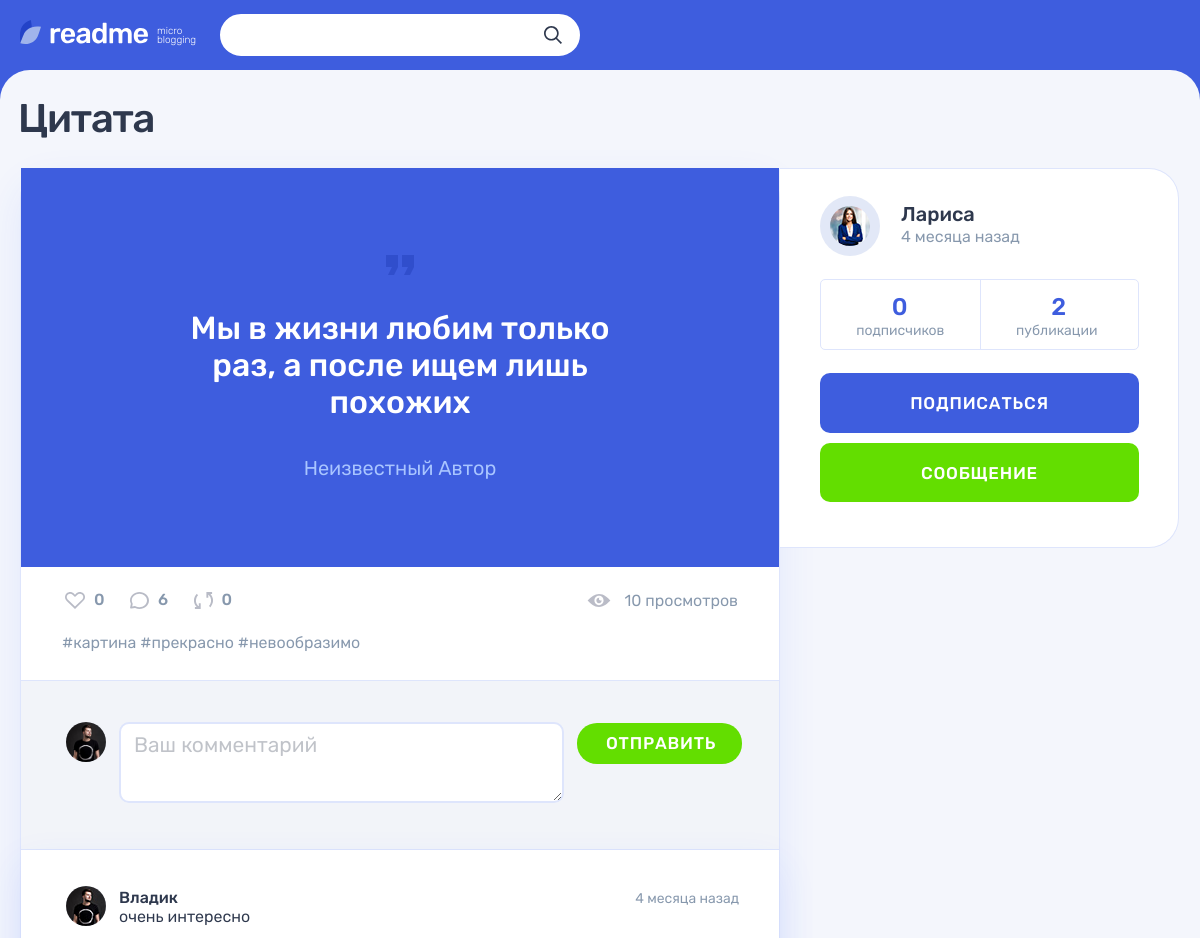
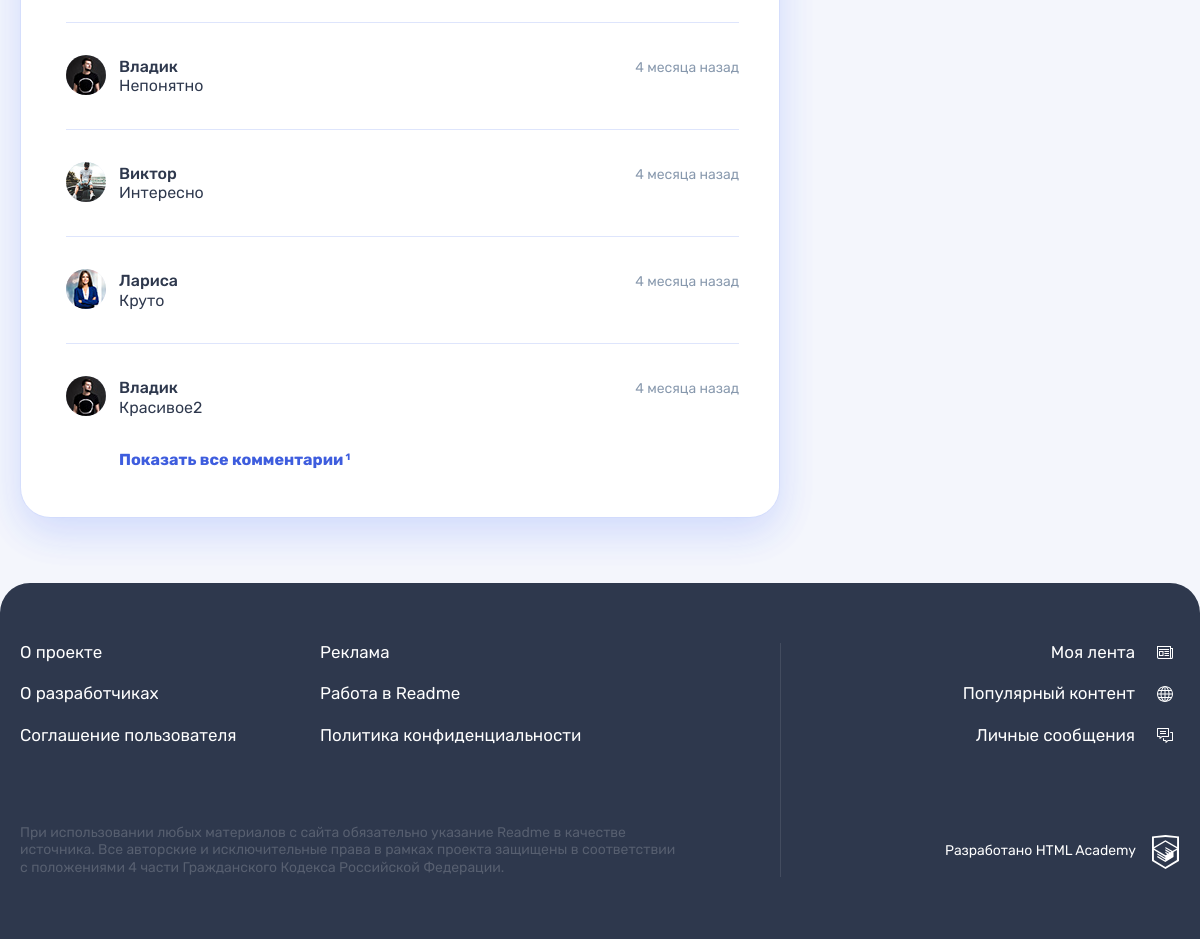
Screenshot of /post.php?id=1 (signed in) with the database file from the repository (2 pictures, top to bottom).
### tables this page shows
CREATE TABLE `posts`
(
    `id`               INT UNSIGNED                           NOT NULL AUTO_INCREMENT PRIMARY KEY,
    `created_at`       DATETIME     DEFAULT CURRENT_TIMESTAMP NOT NULL,
    `updated_at`       DATETIME     DEFAULT CURRENT_TIMESTAMP ON UPDATE CURRENT_TIMESTAMP,
    `title`            VARCHAR(255)                           NOT NULL,
    `content`          TEXT                                   NULL,
    `author_quote`     VARCHAR(255)                           NULL,  
    `image_url`        VARCHAR(2048)                          NULL,
    `video_url`        VARCHAR(2048)                          NULL,
    `website_url`      VARCHAR(2048)                          NULL,
    `views_count`      INT UNSIGNED DEFAULT 0,                       
    `repost_flag`      BOOL         DEFAULT FALSE,                   
    `original_post_id` INT UNSIGNED,                                 
    `user_id`          INT UNSIGNED                           NOT NULL,
    `type_id`          INT UNSIGNED                           NOT NULL,
    FOREIGN KEY (user_id) REFERENCES users (id),
    FOREIGN KEY (type_id) REFERENCES types (id)
);

CREATE TABLE `post_hashtags`
(
    `post_id`    INT UNSIGNED NOT NULL,
    `hashtag_id` INT UNSIGNED NOT NULL,
    PRIMARY KEY (post_id, hashtag_id),
    FOREIGN KEY (post_id) REFERENCES posts (id),
    FOREIGN KEY (hashtag_id) REFERENCES hashtags (id)
);

CREATE TABLE `hashtags`
(
    `id`         INT UNSIGNED                       NOT NULL AUTO_INCREMENT PRIMARY KEY,
    `title`      VARCHAR(255)                       NOT NULL,
    `created_at` DATETIME DEFAULT CURRENT_TIMESTAMP NOT NULL,
    `updated_at` DATETIME DEFAULT CURRENT_TIMESTAMP ON UPDATE CURRENT_TIMESTAMP
);

CREATE TABLE `comments`
(
    `id`         INT UNSIGNED                       NOT NULL AUTO_INCREMENT PRIMARY KEY,
    `created_at` DATETIME DEFAULT CURRENT_TIMESTAMP NOT NULL,
    `updated_at` DATETIME DEFAULT CURRENT_TIMESTAMP ON UPDATE CURRENT_TIMESTAMP,
    `content`    TEXT                               NOT NULL,
    `user_id`    INT UNSIGNED                       NOT NULL,
    `post_id`    INT UNSIGNED                       NOT NULL,
    FOREIGN KEY (user_id) REFERENCES users (id),
    FOREIGN KEY (post_id) REFERENCES posts (id)
);

CREATE TABLE `users`
(
    `id`         INT UNSIGNED                       NOT NULL AUTO_INCREMENT PRIMARY KEY,
    `email`      VARCHAR(255)                       NOT NULL,
    `login`      VARCHAR(255)                       NOT NULL,
    `password`   VARCHAR(255)                       NOT NULL,
    `avatar_url` VARCHAR(2048)                      NOT NULL,
    `created_at` DATETIME DEFAULT CURRENT_TIMESTAMP NOT NULL,
    `updated_at` DATETIME DEFAULT CURRENT_TIMESTAMP ON UPDATE CURRENT_TIMESTAMP
);

### functions/functions.php (called while the page is built, shortened)
<?php
function includeTemplate($name, array $data = [])
{
    $name = 'templates/' . $name;
    extract($data);
    require $name;
    $result = ob_get_clean();
    return $result;
}
function getNounPluralForm(int $number, string $one, string $two, string $many)
{
    $mod10 = $number % 10;
    $mod100 = $number % 100;
    switch (true) {
        case ($mod10 >= 2 && $mod10 <= 4):
            return $two;
        case ($mod100 >= 11 && $mod100 <= 20):
        case ($mod10 > 5):
        default:
            return $many;
    }
}
function publicationLife($publishTime)
{
    $differentTime = time() - strtotime($publishTime);
    switch (true) {
        case ($differentTime >= 2419200):
            $differentTime = floor($differentTime / 2419200);
            return "{$differentTime} " .
                getNounPluralForm(
                    $differentTime,
                    'месяц',
                    'месяца',
                    'месяцев'
                ) . " назад";
    }
}
function isShowAllComments(array $post)
{
    if (filter_input(INPUT_GET, "comments", FILTER_SANITIZE_STRING) != 'all' &&
        $post['count_post_comments'] >= COUNT_SHOW_COMMENTS) {
        return true;
    }
    return false;
}
function isErrorCss($errorField)
{
    $classname = isset($errorField) ? "form__input-section--error" : "";
    return $classname;
}
function htmlTime($publishTime):string
{
    return 'datetime="' . $publishTime . '" title="' . date('d.m.Y H:i', strtotime($publishTime)) . '"';
}

### post-page-helper.php (called while the page is built, shortened)
<?php
function handleMissingPost($connect, $title)
{
    try {
        $postId = filter_input(INPUT_GET, 'id', FILTER_SANITIZE_NUMBER_INT);
        return getPost($connect, $postId);
    } catch (Exception $e) {
        showNotFoundPage($title);
        exit();
    }
}

### sql-connect.php (called while the page is built, shortened)
<?php
function getPost($connect, $id)
{
    $sqlPostInfo = "SELECT
        posts.*,
        types.id AS 'type_id',
        types.title AS 'type_title',
        users.id AS 'user_id',
        users.login AS 'user_login',
        users.avatar_url AS 'user_avatar_url',
        users.created_at AS 'user_created_at',
        (SELECT COUNT(posts.id) FROM posts WHERE posts.user_id = users.id) AS 'count_user_posts',
        (SELECT COUNT(likes.user_id) FROM likes WHERE likes.post_id = posts.id) AS 'count_post_likes',
        (SELECT COUNT(subscriptions.subscriber_user_id) FROM subscriptions WHERE subscriptions.subscribed_to_user_id = users.id) AS 'count_user_subscribers',
        (SELECT COUNT(comments.id) FROM comments WHERE comments.post_id=posts.id) AS 'count_post_comments',
        (SELECT COUNT(posts.id) FROM posts WHERE posts.repost_flag = 1) AS 'count_post_reposts'
FROM posts
          INNER JOIN users ON posts.user_id = users.id
          INNER JOIN types ON posts.type_id = types.id
WHERE posts.id = $id";
    $resultPost = mysqli_query($connect, $sqlPostInfo);
    if ($post = mysqli_fetch_assoc($resultPost)) {
        return $post;
    }
    throw new Exception('Пост не найден');
}
function getPostHashtags($connect, $id)
{
    $sqlPostHashtags = "SELECT
        post_hashtags.post_id,
        post_hashtags.hashtag_id,
        hashtags.title AS 'hashtag_title'
FROM post_hashtags
        INNER JOIN hashtags ON post_hashtags.hashtag_id = hashtags.id
WHERE post_hashtags.post_id = $id";
    $resultPost = mysqli_query($connect, $sqlPostHashtags);
    return mysqli_fetch_all($resultPost, MYSQLI_ASSOC);
}
function getPostComments($connect, $id, $countComments)
{
    $limit = "";
    if ($countComments != 'all') {
        $limit = "LIMIT $countComments";
    }
    $sqlPostComments = "SELECT
        comments.id,
        comments.content,
        comments.created_at,
        comments.updated_at,
        users.id AS 'user_id',
        users.login AS 'user_login',
        users.avatar_url AS 'user_avatar_url',
        posts.id AS 'post_id'
FROM comments
        INNER JOIN users ON comments.user_id = users.id
        INNER JOIN posts ON comments.post_id = posts.id
WHERE posts.id = $id
ORDER BY comments.created_at DESC " . $limit;
    $resultPost = mysqli_query($connect, $sqlPostComments);
    return mysqli_fetch_all($resultPost, MYSQLI_ASSOC);
}

### functions/validate-functions.php (called while the page is built, shortened)
<?php
function htmlValidate($text)
{
    return htmlspecialchars($text, ENT_QUOTES | ENT_SUBSTITUTE, 'UTF-8');
}

### templates/post-page.php (the view, shortened to what this page needs)
<main class="page__main page__main--publication">
    <div class="container">
        <h1 class="page__title page__title--publication"><?= htmlValidate($post['title']); ?></h1>
        <section class="post-details">
            <div class="post-details__wrapper post-<?= $post['type_title'] ?>>">
                <div class="post-details__main-block post post--details">
                    <?= $postContent ?>
                    <div class="post__indicators">
                        <div class="post__buttons">
                            <a class="post__indicator post__indicator--likes button" href="#" title="Лайк">
                                <svg class="post__indicator-icon" width="20" height="17">
                                    <use xlink:href="#icon-heart"></use>
                                </svg>
                                <span><?= $post['count_post_likes']; ?></span>
                            </a>
                            <span class="post__indicator post__indicator--comments" href="#"
                                  title="Комментарии">
                                <svg class="post__indicator-icon" width="19" height="17">
                                    <use xlink:href="#icon-comment"></use>
                                </svg>
                                <span><?= $post['count_post_comments']; ?></span>
                            </span>
                            <a class="post__indicator post__indicator--repost button" href="#" title="Репост">
                                <svg class="post__indicator-icon" width="19" height="17">
                                    <use xlink:href="#icon-repost"></use>
                                </svg>
                                <span><?= $post['count_post_reposts']; ?></span>
                            </a>
                        </div>
                        <span class="post__view"><?= $post['views_count']; ?> просмотров</span>
                    </div>
                    <ul class="post__tags">
                        <?php foreach ($hashtags as $hashtag): ?>
                            <li>
                                <a href="search.php?search=%23<?= $hashtag['hashtag_title'] ?>">
                                    #<?= $hashtag['hashtag_title'] ?>
                                </a>
                            </li>
                        <?php endforeach; ?>
                    </ul>
                    <div class="comments">
                        <form class="comments__form form" action="#" method="post">
                            <div class="comments__my-avatar">
                                <img class="comments__picture" src="../img/userpic-medium.jpg"
                                     alt="Аватар пользователя">
                            </div>
                            <div class="form__input-section <?= isErrorCss($errors['comment']); ?>">
                            <textarea class="comments__textarea form__textarea form__input" id="comment" name="comment"
                                      placeholder="Ваш комментарий"></textarea>
                            </div>
                            <button class="comments__submit button button--green" type="submit">Отправить</button>
                        </form>
                        <div class="comments__list-wrapper">
                            <ul class="comments__list">
                                <?php foreach ($comments as $comment): ?>
                                    <li class="comments__item user">
                                        <div class="comments__avatar">
                                            <a class="user__avatar-link"
                                               href="/profile.php?id=<?= $comment['user_id'] ?>">
                                                <img class="comments__picture"
                                                     src="../img/<?= $comment['user_avatar_url'] ?>"
                                                     alt="Аватар пользователя">
                                            </a>
                                        </div>
                                        <div class="comments__info">
                                            <div class="comments__name-wrapper">
                                                <a class="comments__user-name"
                                                   href="/profile.php?id=<?= $comment['user_id'] ?>">
                                                    <span><?= $comment['user_login'] ?></span>
                                                </a>
                                                <time class="comments__time" <?= htmlTime($comment['created_at']) ?>>
                                                    <?= publicationLife($comment['created_at']) ?>
                                                </time>
                                            </div>
                                            <p class="comments__text">
                                                <?= $comment['content'] ?>
                                            </p>
                                        </div>
                                    </li>
                                <?php endforeach; ?>
                            </ul>
                            <?php if (isShowAllComments($post) === true): ?>
                            <a class="comments__more-link" href="<?= $_SERVER['REQUEST_URI'] ?>&comments=all">
                                <span>Показать все комментарии</span>
                                <sup class="comments__amount"><?= $post['count_post_comments'] - COUNT_SHOW_COMMENTS ?></sup>
                            </a>
                            <?php endif; ?>
                        </div>
                    </div>
                </div>
                <div class="post-details__user user">
                    <div class="post-details__user-info user__info">
                        <div class="post-details__avatar user__avatar">
                            <a class="post-details__avatar-link user__avatar-link"
                               href="/profile.php?id=<?= $post['user_id'] ?>">
                                <img class="post-details__picture user__picture"
                                     src="./img/<?= $post['user_avatar_url']; ?>"
                                     alt="Аватар пользователя">
                            </a>
                        </div>
                        <div class="post-details__name-wrapper user__name-wrapper">
                            <a class="post-details__name user__name" href="/profile.php?id=<?= $post['user_id'] ?>">
                                <span><?= $post['user_login']; ?></span>
                            </a>
                            <time class="post-details__time user__time" <?= htmlTime($post['user_created_at']) ?>>
                                <?= publicationLife($post['user_created_at']) ?>
                            </time>
                        </div>
                    </div>
                    <div class="post-details__rating user__rating">
                        <p class="post-details__rating-item user__rating-item user__rating-item--subscribers">
                            <span class="post-details__rating-amount user__rating-amount"><?= $post['count_user_subscribers']; ?></span>
                            <span class="post-details__rating-text user__rating-text">
                                <?= getNounPluralForm(
                                    $post['count_user_subscribers'],
                                    'подписчик',
                                    'подписчика',
                                    'подписчиков'
                                ) ?>
                            </span>
                        </p>
                        <p class="post-details__rating-item user__rating-item user__rating-item--publications">
                            <span class="post-details__rating-amount user__rating-amount"><?= $post['count_user_posts']; ?></span>
                            <span class="post-details__rating-text user__rating-text">
                                <?= getNounPluralForm(
                                    $post['count_user_posts'],
                                    'публикация',
                                    'публикации',
                                    'публикаций'
                                ) ?>
                            </span>
                        </p>
                    </div>
                    <div class="post-details__user-buttons user__buttons">
                        <button class="user__button user__button--subscription button button--main" type="button">
                            Подписаться
                        </button>
                        <a class="user__button user__button--writing button button--green" href="#">Сообщение</a>
                    </div>
                </div>
            </div>
        </section>
    </div>
</main>

### templates/detail-posts/quote-post.php
<div class="post-details__image-wrapper post-quote">
    <div class="post__main">
        <blockquote>
            <p>
                <?= htmlValidate($post['content']) ?>
            </p>
            <cite>
                <?= $post['author_quote'] ?? "Неизвестный Автор"; ?>
            </cite>
        </blockquote>
    </div>
</div>

### rows the page displays
posts: title "Цитата", content "Мы в жизни любим только раз, а после ищем лишь похожих", author_quote "Неизвестный Автор", views_count "10", user.avatar_url (picture), user.login "Лариса", user.created_at "4 месяца назад"
post_hashtags: hashtag.title "картина"
post_hashtags: hashtag.title "прекрасно"
post_hashtags: hashtag.title "невообразимо"
comments: user.avatar_url (picture), user.login "Владик", created_at "4 месяца назад", content "очень интересно"
comments: user.avatar_url (picture), user.login "Владик", created_at "4 месяца назад", content "Непонятно"
comments: user.avatar_url (picture), user.login "Виктор", created_at "4 месяца назад", content "Интересно"
comments: user.avatar_url (picture), user.login "Лариса", created_at "4 месяца назад", content "Круто"
comments: user.avatar_url (picture), user.login "Владик", created_at "4 месяца назад", content "Красивое2"

### other values shown
$post['count_post_likes'] "0"
$post['count_post_comments'] "6"
$post['count_post_reposts'] "0"
$post['count_post_comments'] - COUNT_SHOW_COMMENTS "1"
$post['count_user_subscribers'] "0"
$post['count_user_posts'] "2"
